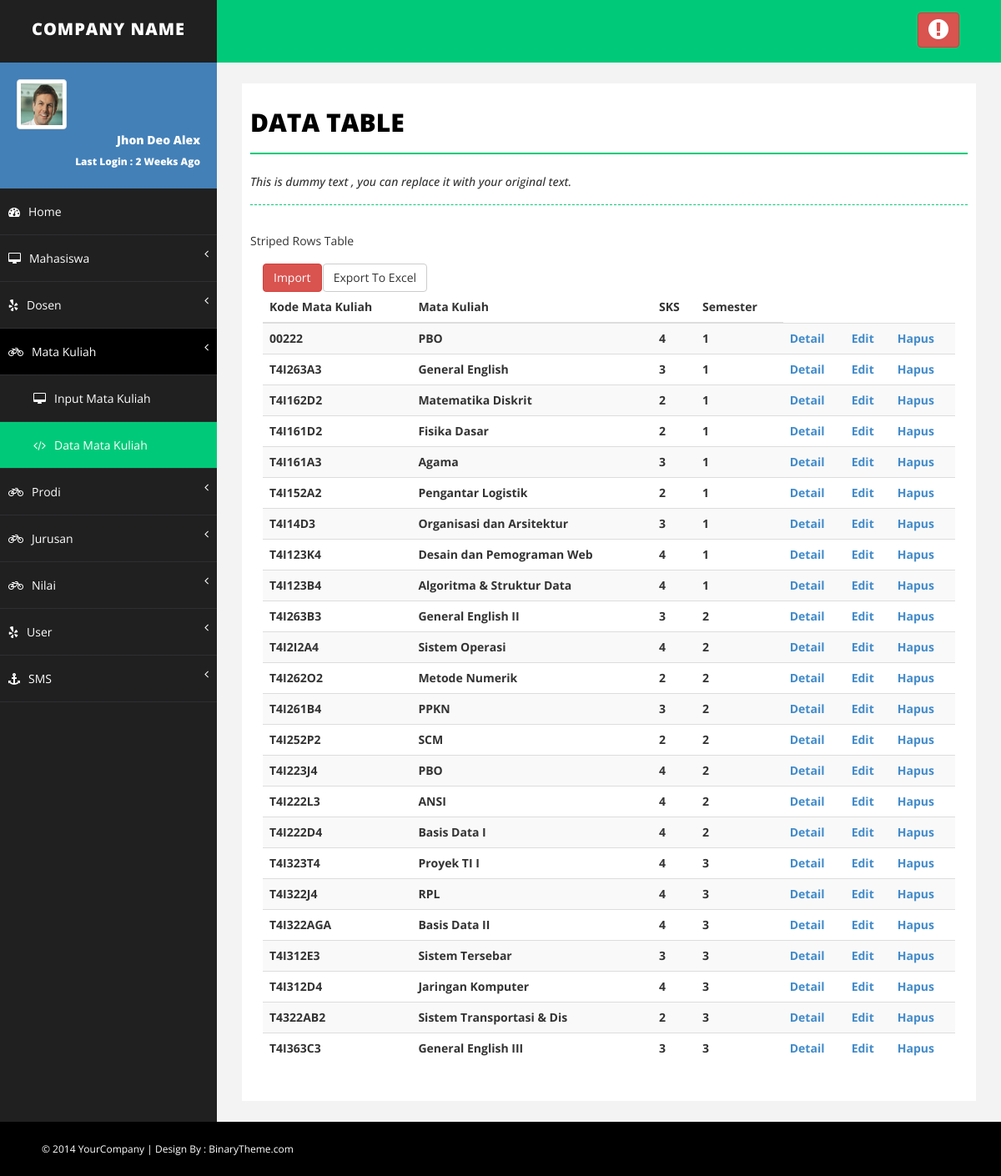
Screenshot of /show_data_matkul.php (signed in) with the database file from the repository.
### tables this page shows
CREATE TABLE IF NOT EXISTS `t_mata_kuliah` (
  `kode_mata_kuliah` varchar(10) NOT NULL,
  `id_prodi` varchar(10) NOT NULL,
  `id_jurusan` varchar(10) NOT NULL,
  `nama_mata_kuliah` varchar(25) NOT NULL,
  `semester` varchar(2) NOT NULL,
  `sks` int(2) NOT NULL,
  PRIMARY KEY (`kode_mata_kuliah`),
  KEY `id_prodi` (`id_prodi`),
  KEY `id_jurusan` (`id_jurusan`)
);

### show_data_matkul.php (the view, shortened to what this page needs)
<?php
if($_SESSION['admin']!=""){
?>
<!DOCTYPE html>
<html xmlns="http://www.w3.org/1999/xhtml">
<head>
    <link href="assets/css/bootstrap.css" rel="stylesheet" />
    <link href="assets/css/font-awesome.css" rel="stylesheet" />
    <link href="assets/css/basic.css" rel="stylesheet" />
    <link href="assets/css/custom.css" rel="stylesheet" />
</head>
<body>
    <div id="wrapper">
        <nav class="navbar navbar-default navbar-cls-top " role="navigation" style="margin-bottom: 0">
            <div class="navbar-header">
                <a class="navbar-brand" href="index.html">COMPANY NAME</a>
            </div>
            <div class="header-right">
                <a href="logout.php" class="btn btn-danger" title="Logout"><i class="fa fa-exclamation-circle fa-2x"></i></a>
            </div>
        </nav>
        <nav class="navbar-default navbar-side" role="navigation">
            <div class="sidebar-collapse">
                <ul class="nav" id="main-menu">
                    <li>
                        <div class="user-img-div">
                            <img src="assets/img/user.png" class="img-thumbnail" />
                            <div class="inner-text">
                                Jhon Deo Alex
                            <br />
                                <small>Last Login : 2 Weeks Ago </small>
                            </div>
                        </div>
                    </li>
                    <li>
                        <a href="index.php"><i class="fa fa-dashboard "></i>Home</a>
                    </li>
                    <li>
                        <a href="#"><i class="fa fa-desktop "></i>Mahasiswa <span class="fa arrow"></span></a>
                    </li>
                     <li>
                        <a href="#"><i class="fa fa-yelp "></i>Dosen <span class="fa arrow"></span></a>
                    </li>
					<li>
                        <a href="#" class="active-menu-top"><i class="fa fa-bicycle "></i>Mata Kuliah <span class="fa arrow"></span></a>
                         <ul class="nav nav-second-level collapse in">
                             <li>
                                <a href="input_data_matkul.php"><i class="fa fa-desktop "></i>Input Mata Kuliah </a>
                            </li>
                             <li>
                                <a class="active-menu" href="show_data_matkul.php"><i class="fa fa-code "></i>Data Mata Kuliah</a>
                            </li>
                        </ul>
                    </li>
					<li>
                        <a href="#"><i class="fa fa-bicycle "></i>Prodi<span class="fa arrow"></span></a>
                    </li>
					<li>
                        <a href="#"><i class="fa fa-bicycle "></i>Jurusan <span class="fa arrow"></span></a>
                    </li>
					<li>
                        <a href="#"><i class="fa fa-bicycle "></i>Nilai <span class="fa arrow"></span></a>
                    </li>
					<li>
                    <a href="#"><i class="fa fa-yelp "></i>User <span class="fa arrow"></span></a>
                    </li>
                    <li>
                        <a href="#.php"><i class="fa fa-anchor "></i>SMS<span class="fa arrow"></span></a>
                    </li>
                </ul>
            </div>
        </nav>
        <div id="page-wrapper">
            <div id="page-inner">
                <div class="row">
                    <div class="col-md-12">
                        <h1 class="page-head-line">Data Table</h1>
                        <h1 class="page-subhead-line">This is dummy text , you can replace it with your original text. </h1>
                    </div>
                </div>
                            Striped Rows Table
                            <div class="panel-body">
                            <div class="table-responsive">
							<div class="row">
							<div class="col-md-1">
							<form action="import_data_matkul.php">
							<button type="submit" class="btn btn-danger">Import</button>
							</form>
							</div>
							<div class="col-md-1">
							<form action="export_matkul.php" >
							<button type="submit" class="btn btn-default">Export To Excel</button>
							</form>
							</div>
							</div>
                                <table class="table table-striped">
                                    <thead>
                                        <tr>
                                            <th>Kode Mata Kuliah</th>
                                            <th>Mata Kuliah</th>
                                            <th>SKS</th>
											<th>Semester</th>
                                        </tr>
                                    </thead>
									<?php
									$tampil=mysql_query("SELECT * FROM t_mata_kuliah ORDER BY semester");
									while ($r=mysql_fetch_array($tampil)){
										echo "<tr>
										<th>$r[kode_mata_kuliah]</th>
                                        <th>$r[nama_mata_kuliah]</th>
                                        <th>$r[sks]</th>
										<th>$r[semester]</th>
										<th><a href='detail_data_matkul.php?id=$r[kode_mata_kuliah]'>Detail</a></th>
										<th><a href='edit_data_matkul.php?id=$r[kode_mata_kuliah]'>Edit</a></th>
										<th><a href='delete_data_matkul.php?id=$r[kode_mata_kuliah]' onClick=\"return confirm('Apakah Anda yakin Menghapus $r[nama_mata_kuliah]?');\">Hapus</a></th>
										</tr>";
									}
									?>
                                </table>
                            </div>
                        </div>
                    </div>
            </div>
        </div>
    <div id="footer-sec">
        &copy; 2014 YourCompany | Design By : <a href="http://www.binarytheme.com/" target="_blank">BinaryTheme.com</a>
    </div>
</body>
</html>
<?php
	}else{
		header("location: login.php");
	}
?>

### assets/css/basic.css (style rules this page uses)
body { font-family: 'Open Sans', sans-serif; line-height:25px; }
#wrapper { width: 100%; background: #202020; }
#page-wrapper { padding: 15px 15px; min-height: 600px; background: #F3F3F3; }
#page-inner { width: 100%; margin: 10px 20px 10px 0px; background-color: #fff!important; padding: 10px; min-height: 1200px; }
.page-head-line { font-size: 30px; text-transform: uppercase; color: #000; font-weight: 800; padding-bottom: 20px; border-bottom: 2px solid #00CA79; margin-bottom: 10px; }
.page-subhead-line { font-size: 14px; padding-top: 5px; padding-bottom: 20px; font-style:italic; margin-bottom:30px; border-bottom:1px dashed #00CA79; }
.navbar-cls-top .navbar-brand { color: #fff; background: #202020; width: 260px; text-align: center; height: 75px; font-size: 20px; letter-spacing: 1px; font-weight: 900; padding-top: 25px; text-transform:uppercase; }
.header-right { color: #fff; padding: 15px 50px 5px 50px; float: right; font-size: 16px; }
.user-img-div { min-height: 140px; padding: 20px; background-color: #4380B8; }
.user-img-div img { max-height: 60px; }
.user-img-div .inner-text { text-align: right; position: relative; color: #fff; font-weight: 800; line-height: 25px; }
.active-menu { background-color: #00CA79!important; }
.active-menu-top { background-color: #000!important; }
.arrow { float: right; }
.fa.arrow:before { content: "\f104"; }
.nav-second-level li, .nav-third-level li { border-bottom: none !important; }
.nav-second-level li a { padding-left: 37px; }
.sidebar-collapse, .sidebar-collapse .nav { background: none; }
.sidebar-collapse .nav { padding: 0; }
.sidebar-collapse .nav > li > a { color: #fff; background: #202020; text-shadow: none; padding: 15px 40px; border-bottom: 1px solid #2F2E31; }
.sidebar-collapse > .nav > li > a { padding: 15px 10px; }
.nav-second-level > li:last-child > a:after, .nav-third-level > li:last-child > a:after { height: 50%; }
.navbar-side { border: none; background-color: #202020; }
.navbar-cls-top { background: #00CA79; border-bottom: none; }
.navbar-default { border: 0px solid black; }
.navbar-header { background: #000000; }
.nav > li > a > i { margin-right: 10px; }
#footer-sec { background-color:#000; padding:20px 50px; color:#fff; font-size:12px; }
#footer-sec a { color:#fff; }
@media (min-width:768px) { #page-wrapper { margin: 0 0 0 260px; padding: 15px 30px; min-height: 1200px; } }
@media (min-width:768px) { .navbar-side { z-index: 1; position: absolute; width: 260px; } }
@media (min-width:768px) { .navbar { border-radius: 0px; } }

### rows the page displays
t_mata_kuliah: kode_mata_kuliah "00222", nama_mata_kuliah "PBO", sks "4", semester "1"
t_mata_kuliah: kode_mata_kuliah "T4I263A3", nama_mata_kuliah "General English", sks "3", semester "1"
t_mata_kuliah: kode_mata_kuliah "T4I162D2", nama_mata_kuliah "Matematika Diskrit", sks "2", semester "1"
t_mata_kuliah: kode_mata_kuliah "T4I161D2", nama_mata_kuliah "Fisika Dasar", sks "2", semester "1"
t_mata_kuliah: kode_mata_kuliah "T4I161A3", nama_mata_kuliah "Agama", sks "3", semester "1"
t_mata_kuliah: kode_mata_kuliah "T4I152A2", nama_mata_kuliah "Pengantar Logistik", sks "2", semester "1"
t_mata_kuliah: kode_mata_kuliah "T4I14D3", nama_mata_kuliah "Organisasi dan Arsitektur", sks "3", semester "1"
t_mata_kuliah: kode_mata_kuliah "T4I123K4", nama_mata_kuliah "Desain dan Pemograman Web", sks "4", semester "1"
t_mata_kuliah: kode_mata_kuliah "T4I123B4", nama_mata_kuliah "Algoritma & Struktur Data", sks "4", semester "1"
t_mata_kuliah: kode_mata_kuliah "T4I263B3", nama_mata_kuliah "General English II", sks "3", semester "2"
t_mata_kuliah: kode_mata_kuliah "T4I2I2A4", nama_mata_kuliah "Sistem Operasi", sks "4", semester "2"
t_mata_kuliah: kode_mata_kuliah "T4I262O2", nama_mata_kuliah "Metode Numerik", sks "2", semester "2"
t_mata_kuliah: kode_mata_kuliah "T4I261B4", nama_mata_kuliah "PPKN", sks "3", semester "2"
t_mata_kuliah: kode_mata_kuliah "T4I252P2", nama_mata_kuliah "SCM", sks "2", semester "2"
t_mata_kuliah: kode_mata_kuliah "T4I223J4", nama_mata_kuliah "PBO", sks "4", semester "2"
t_mata_kuliah: kode_mata_kuliah "T4I222L3", nama_mata_kuliah "ANSI", sks "4", semester "2"
t_mata_kuliah: kode_mata_kuliah "T4I222D4", nama_mata_kuliah "Basis Data I", sks "4", semester "2"
t_mata_kuliah: kode_mata_kuliah "T4I323T4", nama_mata_kuliah "Proyek TI I", sks "4", semester "3"
t_mata_kuliah: kode_mata_kuliah "T4I322J4", nama_mata_kuliah "RPL", sks "4", semester "3"
t_mata_kuliah: kode_mata_kuliah "T4I322AGA", nama_mata_kuliah "Basis Data II", sks "4", semester "3"
t_mata_kuliah: kode_mata_kuliah "T4I312E3", nama_mata_kuliah "Sistem Tersebar", sks "3", semester "3"
t_mata_kuliah: kode_mata_kuliah "T4I312D4", nama_mata_kuliah "Jaringan Komputer", sks "4", semester "3"
t_mata_kuliah: kode_mata_kuliah "T4322AB2", nama_mata_kuliah "Sistem Transportasi & Dis", sks "2", semester "3"
t_mata_kuliah: kode_mata_kuliah "T4I363C3", nama_mata_kuliah "General English III", sks "3", semester "3"
